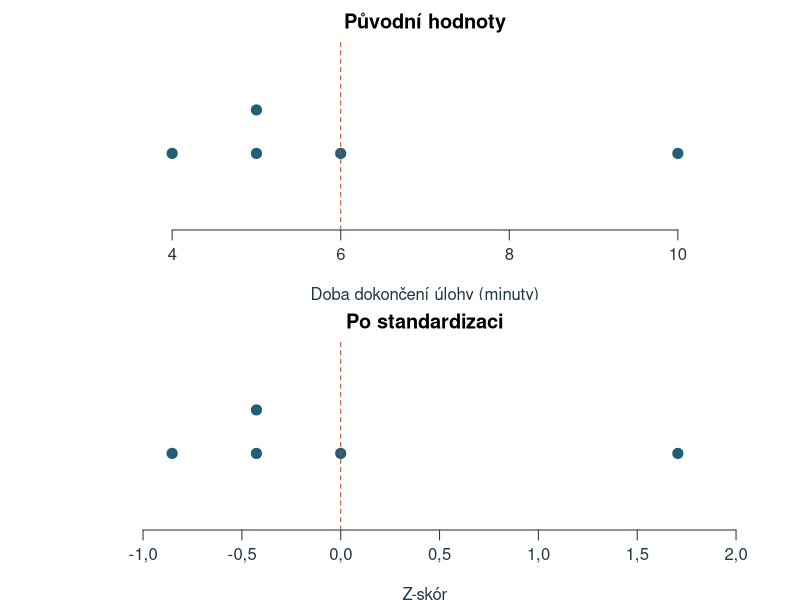
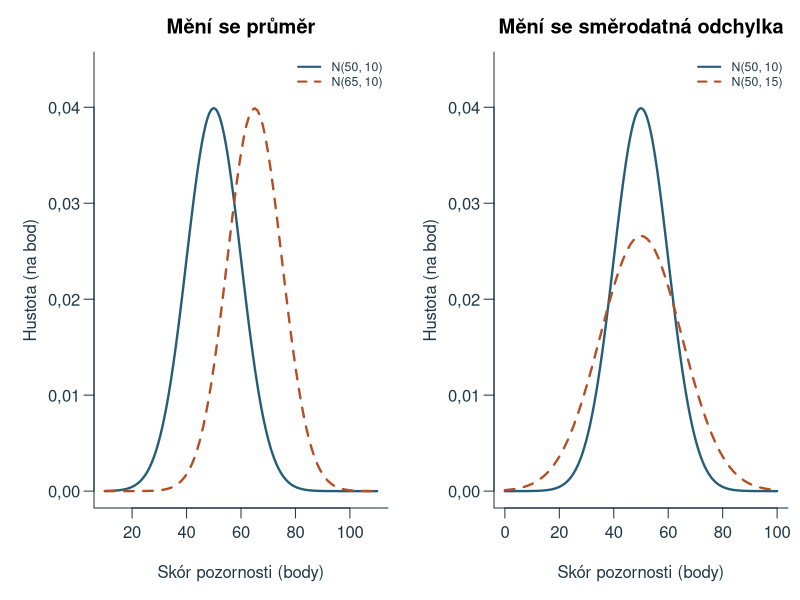
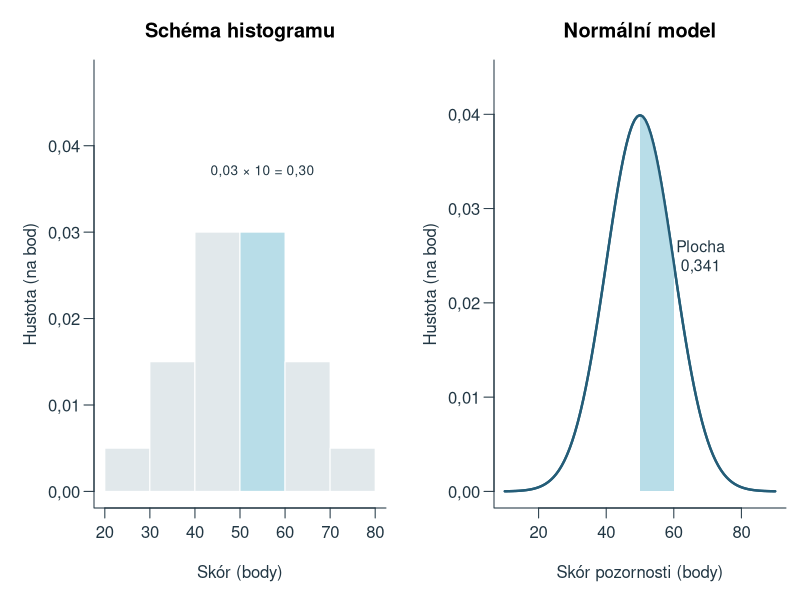
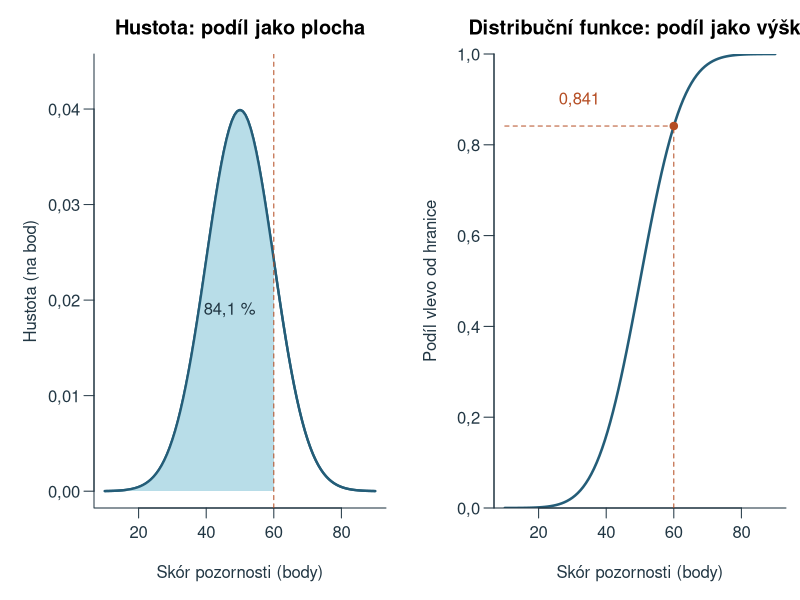
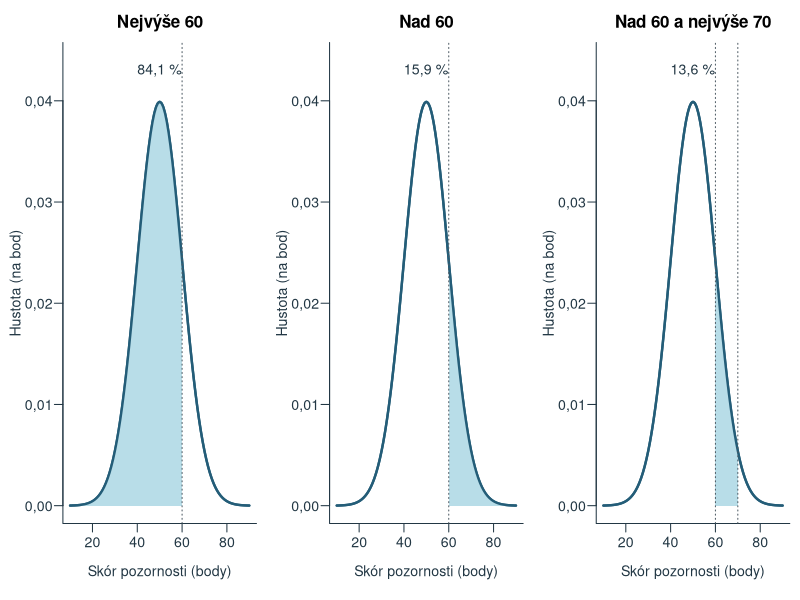
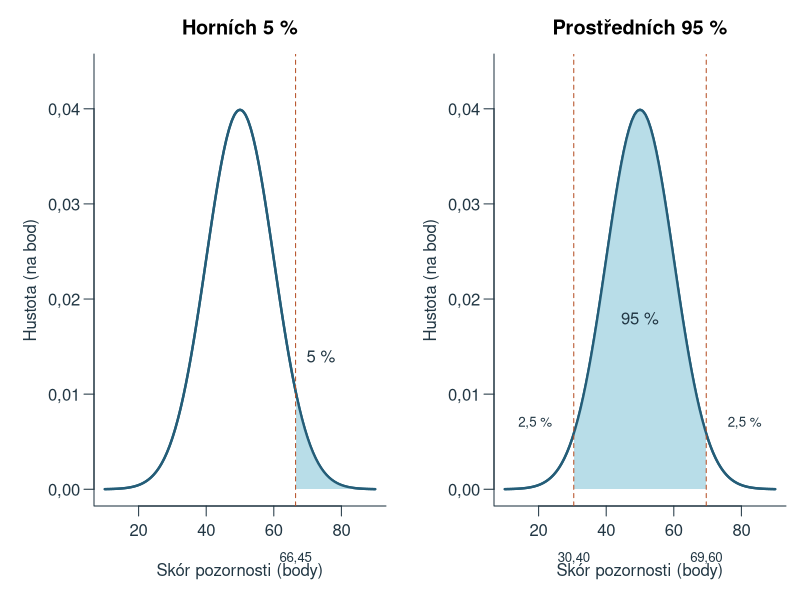
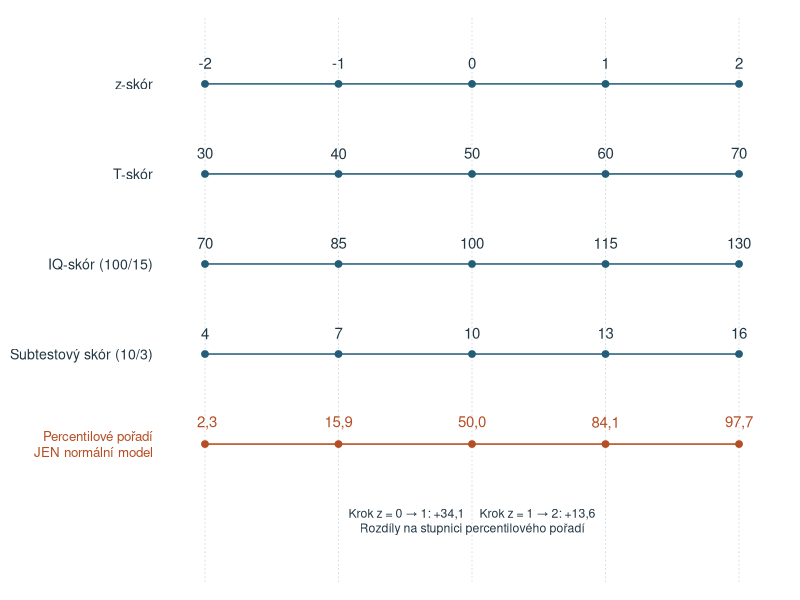
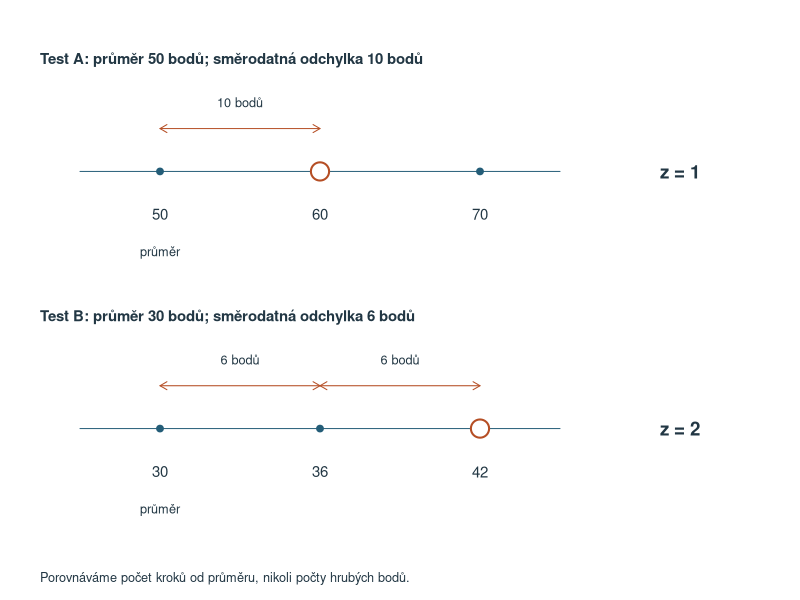

Write the R code that produced these figures, in order.
# Original teaching examples; base R, UTF-8, deterministic project-root paths.
ch4_data <- read.csv('data/kapitola_04.csv', fileEncoding='UTF-8')
ch4_x <- ch4_data$skor_body
ch4_p <- (seq_along(ch4_x)-.5)/length(ch4_x)
ch4_z <- qnorm(ch4_p)
ch4_reference <- mean(ch4_x)+sd(ch4_x)*ch4_z
ch4_sten_breaks <- c(-Inf,seq(-2,2,.5),Inf)
ch4_stanine_breaks <- c(-Inf,seq(-1.75,1.75,.5),Inf)
ch4_sten <- function(z) as.integer(cut(z,ch4_sten_breaks,right=TRUE))
ch4_stanine <- function(z) as.integer(cut(z,ch4_stanine_breaks,right=TRUE))
ch4_sten_proportions <- diff(pnorm(ch4_sten_breaks))
ch4_stanine_proportions <- diff(pnorm(ch4_stanine_breaks))
ch4_out <- 'assets/chapter-04/plots'
ch4_old_options <- options(OutDec=',')
dir.create(ch4_out,recursive=TRUE,showWarnings=FALSE)
ch4_blue <- '#245D78'; ch4_orange <- '#B54E24'; ch4_fill <- '#B8DDE8'; ch4_gray <- '#4D5A63'
ch4_draw <- function(name,code,width=8,height=4.5) {
  svg(file.path(ch4_out,paste0(name,'.svg')),width=width,height=height,family='sans',bg='white')
  par(mar=c(4.5,4.5,2.6,.8),mgp=c(2.7,.7,0),las=1,col.axis='#223744',col.lab='#223744',fg='#223744',cex=.9)
  force(code); dev.off()
}
ch4_curve <- function(mu=50,sigma=10,main='',xlim=c(10,90),ylim=c(0,.044)) {
  x <- seq(xlim[1],xlim[2],length.out=1001)
  plot(x,dnorm(x,mu,sigma),type='l',lwd=2.3,col=ch4_blue,xlab='Skór pozornosti (body)',ylab='Hustota (na bod)',main=main,xlim=xlim,ylim=ylim,bty='l')
}
ch4_area <- function(lower,upper,mu=50,sigma=10,fill=ch4_fill) {
  v <- seq(max(lower,mu-4*sigma),min(upper,mu+4*sigma),length.out=400)
  polygon(c(v[1],v,tail(v,1)),c(0,dnorm(v,mu,sigma),0),col=fill,border=NA)
  curve(dnorm(x,mu,sigma),add=TRUE,lwd=2.3,col=ch4_blue)
}
ch4_draw('standardizace', {
  par(mfrow=c(2,1),mar=c(3.5,3.5,2.1,1))
  v <- c(4,5,5,6,10); z <- (v-mean(v))/sd(v); h <- c(1,1,1.25,1,1)
  for(k in 1:2) {
    a <- if(k==1) v else z
    plot(a,h,pch=19,cex=1.35,col=ch4_blue,yaxt='n',ylab='',ylim=c(.6,1.6),xlim=range(a)+c(-.15,.15)*diff(range(a)),bty='n',xlab=if(k==1)'Doba dokončení úlohy (minuty)' else 'Z-skór',main=if(k==1)'Původní hodnoty' else 'Po standardizaci')
    abline(v=if(k==1)mean(v) else 0,lty=2,col=ch4_orange)
  }
},height=5)
ch4_draw('parametry', {
  par(mfrow=c(1,2),mar=c(4.6,4.7,2.6,.6))
  ch4_curve(main='Mění se průměr',xlim=c(10,110))
  curve(dnorm(x,65,10),add=TRUE,col=ch4_orange,lwd=2.3,lty=2)
  legend('topright',c('N(50, 10)','N(65, 10)'),col=c(ch4_blue,ch4_orange),lty=1:2,lwd=2,bty='n',cex=.74)
  ch4_curve(main='Mění se směrodatná odchylka',xlim=c(0,100))
  curve(dnorm(x,50,15),add=TRUE,col=ch4_orange,lwd=2.3,lty=2)
  legend('topright',c('N(50, 10)','N(50, 15)'),col=c(ch4_blue,ch4_orange),lty=1:2,lwd=2,bty='n',cex=.74)
},width=10)
ch4_draw('hustota', {
  par(mfrow=c(1,2),mar=c(4.6,4.7,3,.7))
  plot(NA,xlim=c(20,80),ylim=c(0,.048),xlab='Skór (body)',ylab='Hustota (na bod)',main='Schéma histogramu',bty='l')
  b <- seq(20,80,10); heights <- c(.005,.015,.03,.03,.015,.005)
  rect(b[-7],0,b[-1],heights,col=c(rep('#E1E8EB',3),ch4_fill,rep('#E1E8EB',2)),border='white')
  text(55,.037,'0,03 × 10 = 0,30',cex=.82)
  ch4_curve(main='Normální model')
  ch4_area(50,60)
  text(68,.025,'Plocha\n0,341',cex=.95)
},width=9)
ch4_draw('distribucni', {
  par(mfrow=c(1,2),mar=c(4.6,4.7,2.7,.7))
  ch4_curve(main='Hustota: podíl jako plocha');ch4_area(-Inf,60)
  abline(v=60,lty=2,col=ch4_orange);text(47,.019,'84,1 %')
  curve(pnorm(x,50,10),from=10,to=90,col=ch4_blue,lwd=2.5,xlab='Skór pozornosti (body)',ylab='Podíl vlevo od hranice',main='Distribuční funkce: podíl jako výška',bty='l',ylim=c(0,1),yaxs='i')
  segments(60,0,60,pnorm(60,50,10),lty=2,col=ch4_orange)
  segments(10,pnorm(60,50,10),60,pnorm(60,50,10),lty=2,col=ch4_orange)
  points(60,pnorm(60,50,10),pch=19,col=ch4_orange);text(32,.9,'0,841',col=ch4_orange)
},width=10)
ch4_draw('oblasti', {
  par(mfrow=c(1,3),mar=c(4.5,3.7,2.5,.6),mgp=c(2.3,.6,0),cex=.85)
  for(k in 1:3) {
    ch4_curve(main=c('Nejvýše 60','Nad 60','Nad 60 a nejvýše 70')[k]);
    ch4_area(c(-Inf,60,60)[k],c(60,Inf,70)[k])
    text(50,.043,c('84,1 %','15,9 %','13,6 %')[k],cex=1)
    abline(v=c(60,70)[seq_len(if(k==3)2 else 1)],lty=3,col=ch4_gray)
  }
},width=10,height=3.8)
ch4_draw('kvantily', {
  par(mfrow=c(1,2),mar=c(4.7,4.7,2.7,.7))
  ch4_curve(main='Horních 5 %');a<-qnorm(.95,50,10);ch4_area(a,Inf)
  abline(v=a,lty=2,col=ch4_orange);text(74,.014,'5 %');axis(1,at=a,labels='66,45',line=1.3,tick=FALSE,cex.axis=.8)
  ch4_curve(main='Prostředních 95 %');a<-qnorm(c(.025,.975),50,10);ch4_area(a[1],a[2])
  abline(v=a,lty=2,col=ch4_orange);text(50,.018,'95 %');text(c(19,81),.007,'2,5 %',cex=.8)
  axis(1,at=a,labels=c('30,40','69,60'),line=1.3,tick=FALSE,cex.axis=.8)
},width=9)
ch4_draw('skaly', {
  par(mar=c(1,9,1,1))
  plot(NA,xlim=c(-2.15,2.15),ylim=c(-1.3,4.5),axes=FALSE,xlab='',ylab='')
  abline(v=-2:2,col='#D6E0E5',lty=3)
  for(k in 1:4) {
    y<-5-k;segments(-2,y,2,y,col=ch4_blue,lwd=1.5)
    points(-2:2,rep(y,5),pch=19,col=ch4_blue)
    text(-2:2,y+.23,list(-2:2,50+10*(-2:2),100+15*(-2:2),10+3*(-2:2))[[k]])
    mtext(c('z-skór','T-skór','IQ-skór (100/15)','Subtestový skór (10/3)')[k],side=2,at=y,line=.5,las=1,cex=.85)
  }
  segments(-2,0,2,0,col=ch4_orange,lwd=1.5)
  points(-2:2,rep(0,5),pch=19,col=ch4_orange)
  text(-2:2,.23,format(round(100*pnorm(-2:2),1),decimal.mark=','),col=ch4_orange)
  mtext('Percentilové pořadí\nJEN normální model',side=2,at=0,line=.5,las=1,cex=.8,col=ch4_orange)
  text(0,-.85,'Krok z = 0 → 1: +34,1     Krok z = 1 → 2: +13,6\nRozdíly na stupnici percentilového pořadí',cex=.82)
},height=5.8)
ch4_draw('z-jako-jednotka', {
  par(mar=c(0,0,0,0));plot.new();plot.window(xlim=c(0,10),ylim=c(0,7),xaxs='i',yaxs='i')
  for(k in 1:2) {
    y<-if(k==1) 5 else 2
    text(.5,y+1.3,if(k==1) 'Test A: průměr 50 bodů; směrodatná odchylka 10 bodů' else 'Test B: průměr 30 bodů; směrodatná odchylka 6 bodů',adj=0,font=2)
    xx<-c(2,4,6);segments(1,y,7,y,col=ch4_blue)
    points(xx,rep(y,3),pch=19,col=ch4_blue)
    text(xx,y-.5,if(k==1)c('50','60','70') else c('30','36','42'))
    for(j in seq_len(k)) {
      arrows(xx[j],y+.5,xx[j+1],y+.5,length=.08,code=3,col=ch4_orange)
      text(mean(xx[j:(j+1)]),y+.8,if(k==1)'10 bodů' else '6 bodů',cex=.85)
    }
    points(xx[k+1],y,pch=21,cex=2.7,col=ch4_orange,bg='white',lwd=2)
    text(8.5,y,paste0('z = ',k),font=2,cex=1.25)
    text(2,y-.95,'průměr',cex=.85)
  }
  text(.5,.25,'Porovnáváme počet kroků od průměru, nikoli počty hrubých bodů.',adj=0,cex=.85)
},width=8,height=5.4)
ch4_draw('pasma-skoru', {
  par(mfrow=c(2,1),mar=c(5.7,4.4,3,1),cex=.95)
  for(k in 1:2) {
    breaks<-if(k==1) ch4_sten_breaks else ch4_stanine_breaks
    finite_breaks<-pmax(-3.5,pmin(3.5,breaks));target<-if(k==1) ch4_sten(1.2) else ch4_stanine(1.2)
    plot(NA,xlim=c(-3.5,3.5),ylim=c(0,.48),xlab='Z-skór',ylab='Hustota',bty='l',
      main=if(k==1)'Deset stenových pásem' else 'Devět staninových pásem',xaxt='n',yaxs='i')
    for(j in seq_len(length(breaks)-1)) {
      v<-seq(finite_breaks[j],finite_breaks[j+1],length.out=150)
      polygon(c(v[1],v,tail(v,1)),c(0,dnorm(v),0),border=NA,
        col=if(j==target)'#F3C395' else c('#DAEBF1','#B8DDE8')[(j%%2)+1])
    }
    curve(dnorm(x),add=TRUE,col=ch4_blue,lwd=2)
    abline(v=breaks[is.finite(breaks)],col='#667078',lty=3)
    mids<-(head(finite_breaks,-1)+tail(finite_breaks,-1))/2
    axis(1,at=breaks[is.finite(breaks)],cex.axis=.78)
    mtext(if(k==1)'Sten:' else 'Stanin:',side=1,line=3.5,at=-3.3,cex=.8)
    mtext(seq_along(mids),side=1,line=3.5,at=mids,cex=.85)
    points(1.2,dnorm(1.2),pch=19,col=ch4_orange)
    arrows(1.2,.4,1.2,dnorm(1.2)+.02,length=.08,col=ch4_orange)
    text(1.35,.43,paste0('z = 1,2 → ',if(k==1)'sten ' else 'stanin ',target),adj=0,cex=.9)
    arrows(c(-2.8,2.8),c(.06,.06),c(-3.4,3.4),c(.06,.06),length=.08)
    text(c(-2.8,2.8),c(.1,.1),'pokračuje',cex=.7)
    if(k==1) {
      points(c(1.1,1.4),c(.025,.025),pch=21,bg='white',col=ch4_orange,cex=.9)
      text(-3.2,.4,'Malé kroužky: z = 1,1 a 1,4\nOba výsledky patří do stenu 8.',adj=0,cex=.8)
    }
  }
},width=8.5,height=8.4)
ch4_draw('qq-konstrukce', {
  par(mar=c(0,0,0,0));plot.new();plot.window(xlim=c(0,10),ylim=c(0,9),xaxs='i',yaxs='i')
  box_label<-function(x,y,w,h,label,fill=ch4_fill) {
    rect(x-w/2,y-h/2,x+w/2,y+h/2,col=fill,border=ch4_blue)
    text(x,y,label,cex=.93)
  }
  box_label(5,8.1,7,1,'První pořadí z 12 seřazených skórů: i = 1')
  arrows(c(4,6),7.5,c(2.5,7.5),6.8,length=.1)
  box_label(2.5,6,4,1.4,'DATA\nPrvní pozorovaný skór: 35 bodů')
  box_label(7.5,6,4,1.4,'MODEL\nPodíl p = (1 − 0,5) / 12\n≈ 0,041667')
  arrows(7.5,5.2,7.5,4.7,length=.1)
  box_label(7.5,3.9,4,1.4,'Normální kvantil pro tento podíl\nz ≈ −1,731664')
  arrows(2.5,5.2,3.6,2,length=.1)
  arrows(7.5,3.1,6.4,2,length=.1)
  text(1.65,3.65,'Svislá osa\npozorovaný skór',cex=.85)
  text(8.05,2.5,'Vodorovná osa\nteoretický kvantil',cex=.85)
  box_label(5,1.3,5.5,1.2,'Bod Q–Q grafu: (−1,73; 35)',fill='#FAECDD')
  text(5,.25,'Pořadí propojí data s modelem; nejde o dvě měření jednoho člověka.',cex=.85)
},width=8,height=6.7)
ch4_draw('qq-priklad', {
  plot(ch4_z,ch4_x,pch=19,col=ch4_blue,cex=1.15,xlab='Teoretický normální kvantil (z)',ylab='Pozorovaný skór pozornosti (body)',bty='l',xlim=c(-2,2),ylim=c(30,70))
  abline(a=mean(ch4_x),b=sd(ch4_x),col=ch4_orange,lwd=2,lty=2)
  legend('topleft',c('Pozorované skóry','Referenční přímka m + s z'),col=c(ch4_blue,ch4_orange),pch=c(19,NA),lty=c(NA,2),bty='n',cex=.85)
},width=7)
# Distinct simulations for graphical diagnosis; not empirical psychological data.
set.seed(20261010)
ch4_simulations <- list(normalni=rnorm(200,50,10),sikme=30+rexp(200,rate=1/15),chvosty=50+8*rt(200,df=3),smes=c(rnorm(100,36,5),rnorm(100,64,5)))
ch4_titles <- c(normalni='Normální model',sikme='Pravostranná šikmost',chvosty='Těžší chvosty',smes='Směs dvou skupin')
for(nm in names(ch4_simulations)) ch4_draw(paste0('diagnostika-',nm), {
  v<-ch4_simulations[[nm]]; z<-qnorm((seq_along(v)-.5)/length(v))
  par(mfrow=c(1,2),mar=c(4.6,4.7,2.7,.6))
  h<-hist(v,breaks='FD',plot=FALSE);xx<-seq(min(h$breaks),max(h$breaks),length.out=500)
  plot(h,freq=FALSE,col=ch4_fill,border='white',main=ch4_titles[nm],xlab='Simulovaný skór',ylab='Hustota',ylim=c(0,1.12*max(h$density,dnorm(xx,mean(v),sd(v)))));lines(xx,dnorm(xx,mean(v),sd(v)),col=ch4_orange,lwd=2)
  plot(z,sort(v),pch=19,cex=.55,col=ch4_blue,xlab='Teoretický normální kvantil (z)',ylab='Seřazený simulovaný skór',main='Normální Q–Q graf',bty='l')
  abline(a=mean(v),b=sd(v),lty=2,col=ch4_orange,lwd=2)
},width=9,height=4.4)
options(ch4_old_options)
